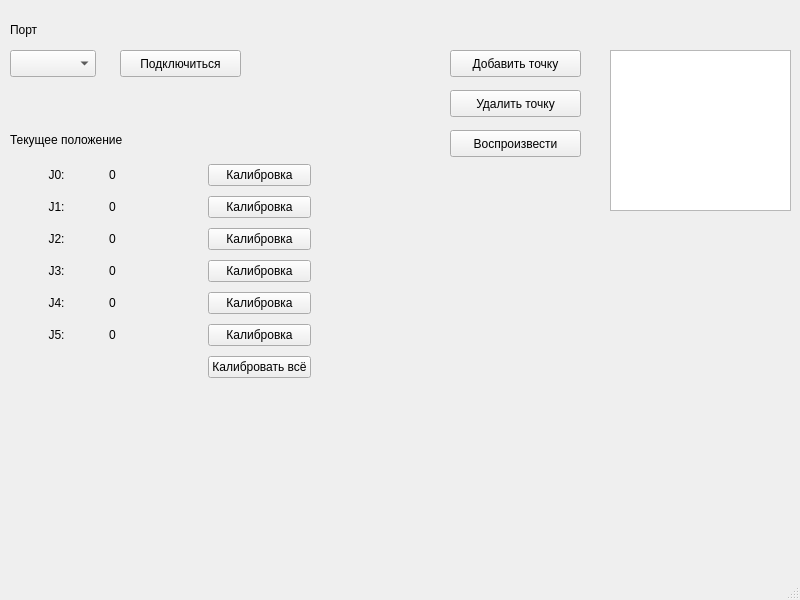
<?xml version="1.0" encoding="UTF-8"?>
<ui version="4.0">
 <class>MainWindow</class>
 <widget class="QMainWindow" name="MainWindow">
  <property name="geometry">
   <rect>
    <x>0</x>
    <y>0</y>
    <width>800</width>
    <height>600</height>
   </rect>
  </property>
  <property name="windowTitle">
   <string>MainWindow</string>
  </property>
  <property name="layoutDirection">
   <enum>Qt::LeftToRight</enum>
  </property>
  <widget class="QWidget" name="centralwidget">
   <widget class="QLabel" name="Label_Port">
    <property name="geometry">
     <rect>
      <x>10</x>
      <y>20</y>
      <width>101</width>
      <height>19</height>
     </rect>
    </property>
    <property name="text">
     <string>Порт</string>
    </property>
   </widget>
   <widget class="QPushButton" name="Button_Connect">
    <property name="geometry">
     <rect>
      <x>120</x>
      <y>50</y>
      <width>121</width>
      <height>27</height>
     </rect>
    </property>
    <property name="text">
     <string>Подключиться</string>
    </property>
   </widget>
   <widget class="QComboBox" name="ComboBox_Port">
    <property name="geometry">
     <rect>
      <x>10</x>
      <y>50</y>
      <width>86</width>
      <height>27</height>
     </rect>
    </property>
   </widget>
   <widget class="QListView" name="List_View_Position">
    <property name="geometry">
     <rect>
      <x>610</x>
      <y>50</y>
      <width>181</width>
      <height>161</height>
     </rect>
    </property>
   </widget>
   <widget class="QPushButton" name="Button_Add_point">
    <property name="geometry">
     <rect>
      <x>450</x>
      <y>50</y>
      <width>131</width>
      <height>27</height>
     </rect>
    </property>
    <property name="text">
     <string>Добавить точку</string>
    </property>
   </widget>
   <widget class="QPushButton" name="Button_Delete_Point">
    <property name="geometry">
     <rect>
      <x>450</x>
      <y>90</y>
      <width>131</width>
      <height>27</height>
     </rect>
    </property>
    <property name="text">
     <string>Удалить точку</string>
    </property>
   </widget>
   <widget class="QPushButton" name="Button_Play">
    <property name="geometry">
     <rect>
      <x>450</x>
      <y>130</y>
      <width>131</width>
      <height>27</height>
     </rect>
    </property>
    <property name="text">
     <string>Воспроизвести</string>
    </property>
   </widget>
   <widget class="QLabel" name="Label_Current_Position">
    <property name="geometry">
     <rect>
      <x>10</x>
      <y>130</y>
      <width>151</width>
      <height>19</height>
     </rect>
    </property>
    <property name="text">
     <string>Текущее положение</string>
    </property>
   </widget>
   <widget class="QWidget" name="gridLayoutWidget">
    <property name="geometry">
     <rect>
      <x>10</x>
      <y>160</y>
      <width>301</width>
      <height>227</height>
     </rect>
    </property>
    <layout class="QGridLayout" name="gridLayout">
     <item row="5" column="0">
      <widget class="QLabel" name="label_8">
       <property name="text">
        <string>J5:</string>
       </property>
       <property name="alignment">
        <set>Qt::AlignCenter</set>
       </property>
      </widget>
     </item>
     <item row="5" column="1">
      <widget class="QLabel" name="label_13">
       <property name="text">
        <string>0</string>
       </property>
      </widget>
     </item>
     <item row="2" column="2">
      <widget class="QPushButton" name="pushButton_3">
       <property name="text">
        <string>Калибровка</string>
       </property>
      </widget>
     </item>
     <item row="0" column="2">
      <widget class="QPushButton" name="pushButton">
       <property name="text">
        <string>Калибровка</string>
       </property>
      </widget>
     </item>
     <item row="4" column="0">
      <widget class="QLabel" name="label_7">
       <property name="text">
        <string>J4:</string>
       </property>
       <property name="alignment">
        <set>Qt::AlignCenter</set>
       </property>
      </widget>
     </item>
     <item row="1" column="2">
      <widget class="QPushButton" name="pushButton_2">
       <property name="text">
        <string>Калибровка</string>
       </property>
      </widget>
     </item>
     <item row="2" column="1">
      <widget class="QLabel" name="label_11">
       <property name="text">
        <string>0</string>
       </property>
      </widget>
     </item>
     <item row="3" column="1">
      <widget class="QLabel" name="label_12">
       <property name="text">
        <string>0</string>
       </property>
      </widget>
     </item>
     <item row="4" column="2">
      <widget class="QPushButton" name="pushButton_5">
       <property name="text">
        <string>Калибровка</string>
       </property>
      </widget>
     </item>
     <item row="4" column="1">
      <widget class="QLabel" name="label_14">
       <property name="text">
        <string>0</string>
       </property>
      </widget>
     </item>
     <item row="2" column="0">
      <widget class="QLabel" name="label_5">
       <property name="text">
        <string>J2:</string>
       </property>
       <property name="alignment">
        <set>Qt::AlignCenter</set>
       </property>
      </widget>
     </item>
     <item row="1" column="1">
      <widget class="QLabel" name="label_10">
       <property name="text">
        <string>0</string>
       </property>
      </widget>
     </item>
     <item row="5" column="2">
      <widget class="QPushButton" name="pushButton_6">
       <property name="text">
        <string>Калибровка</string>
       </property>
      </widget>
     </item>
     <item row="0" column="0">
      <widget class="QLabel" name="label_3">
       <property name="layoutDirection">
        <enum>Qt::LeftToRight</enum>
       </property>
       <property name="text">
        <string>J0:</string>
       </property>
       <property name="alignment">
        <set>Qt::AlignCenter</set>
       </property>
      </widget>
     </item>
     <item row="1" column="0">
      <widget class="QLabel" name="label_4">
       <property name="text">
        <string>J1:</string>
       </property>
       <property name="alignment">
        <set>Qt::AlignCenter</set>
       </property>
      </widget>
     </item>
     <item row="3" column="0">
      <widget class="QLabel" name="label_6">
       <property name="text">
        <string>J3:</string>
       </property>
       <property name="alignment">
        <set>Qt::AlignCenter</set>
       </property>
      </widget>
     </item>
     <item row="0" column="1">
      <widget class="QLabel" name="label_9">
       <property name="text">
        <string>0</string>
       </property>
      </widget>
     </item>
     <item row="3" column="2">
      <widget class="QPushButton" name="pushButton_4">
       <property name="text">
        <string>Калибровка</string>
       </property>
      </widget>
     </item>
     <item row="6" column="2">
      <widget class="QPushButton" name="pushButton_7">
       <property name="text">
        <string>Калибровать всё</string>
       </property>
      </widget>
     </item>
    </layout>
   </widget>
  </widget>
  <widget class="QMenuBar" name="menubar">
   <property name="geometry">
    <rect>
     <x>0</x>
     <y>0</y>
     <width>800</width>
     <height>24</height>
    </rect>
   </property>
  </widget>
  <widget class="QStatusBar" name="statusbar"/>
 </widget>
 <resources/>
 <connections/>
</ui>
